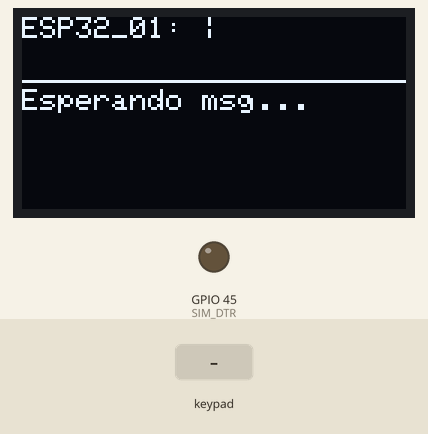
Simulated run of this sketch. Board: ESP32-S3. Shown: 128×64 one-colour display, output pins drawn as LEDs (lit = HIGH). Inputs (shaded band) come from the test bench. Uploads are accepted with an empty reply; what the sketch prints to the serial monitor is not drawn.

Above: at 7.3 s.
7.4 s: keypad keys 1 5 6 5 1 4 D pressed 0.4 s apart
At 8.02 s:
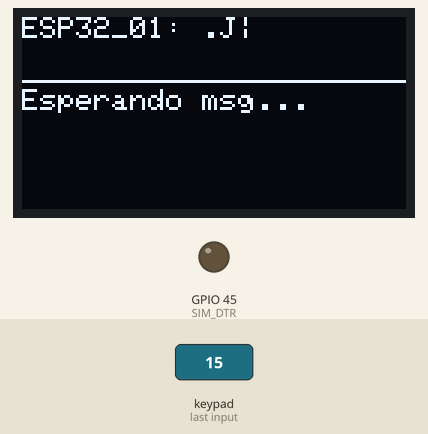
11.7 s: keypad keys 1 3 9 7 2 2 D pressed 0.4 s apart
At 12.33 s:
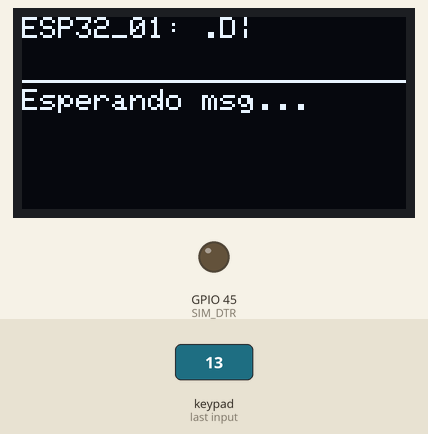
16.0 s: key '2' pressed
At 16.9 s:
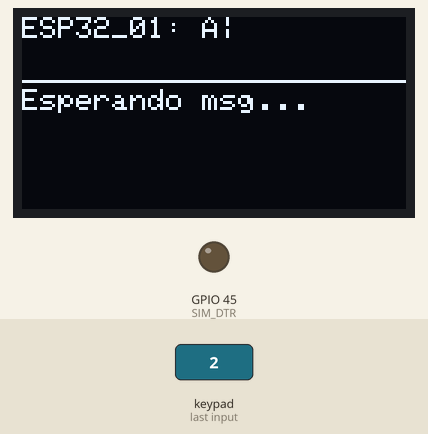
19.0 s: keypad keys 1 6 7 8 9 D pressed 0.4 s apart
At 21.38 s:
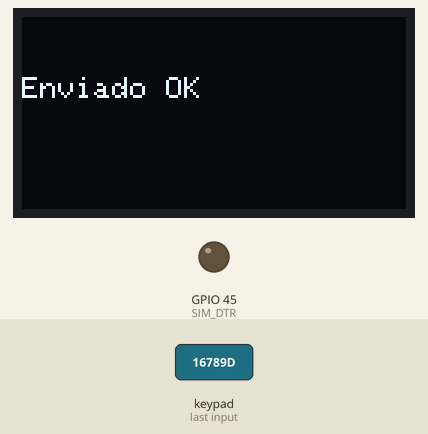
22.9 s: key '3' pressed
At 24.4 s:
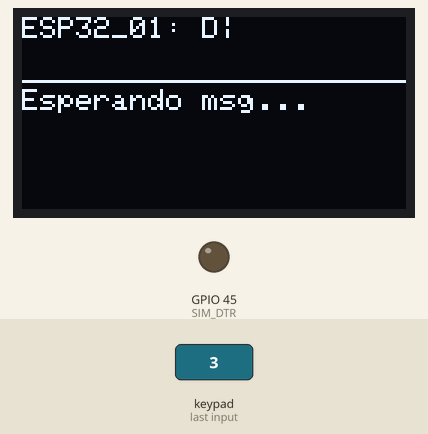
25.9 s: keypad keys 1 5 6 5 1 4 # pressed 0.4 s apart
At 29.6 s:
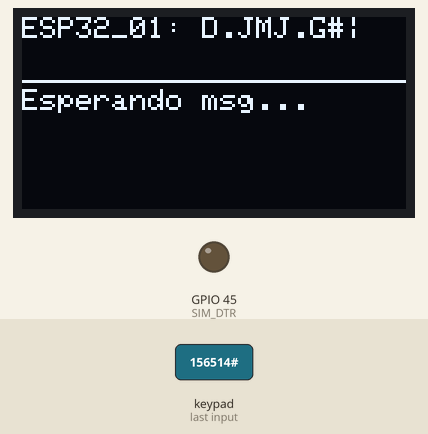
Timing chart, 0 to 31.1 s (numbered marks = the images above; inputs shaded):
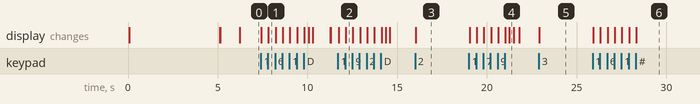

Measured:
- after the input at 7.4 s, the display: first changes at once (image 1 shows a later state)
- after the input at 11.7 s, the display: first changes at once (image 2 shows a later state)
- after the input at 16.0 s, the display: changes at once (image 3)
- after the input at 19.0 s, the display: first changes at once (image 4 shows a later state)
- after the input at 22.9 s, the display: changes at once (image 5)
- after the input at 25.9 s, the display: first changes at once (image 6 shows a later state)

The sketch:

chat_bidireccional_ESP32_01.ino
```cpp
/**
 * ESP32-S3 + SIM7670G — Chat Bidireccional LTE (VERSIÓN FINAL OPTIMIZADA)
 * ======================================================================
 * Optimización clave:
 *   - Lectura SSE por BLOQUES (no byte a byte)
 *   - Poll LTE relajado (120 ms)
 *   - Yield al RTOS → teclado fluido
 *
 * ESTE CÓDIGO ES PARA: ESP32 #1
 */

#define TINY_GSM_MODEM_SIM7600
#define TINY_GSM_RX_BUFFER 2048

#include "display_manager.h"
#include "teclado_manager.h"
#include <TinyGsmClient.h>
#include <ArduinoHttpClient.h>
#include <ArduinoJson.h>

// ───── Pines SIM7670 ─────
#define SIM_RX 17
#define SIM_TX 18
#define SIM_DTR 45
#define MODEM_PWRKEY 4

// ───── Red ─────
const char APN[]       = "internet.comcel.com.co";
const char SERVER[]    = "13.58.175.26";
const int  PORT        = 8000;              // ← CAMBIADO DE 8080 A 8000
const char DEVICE_ID[] = "ESP32_01";        // ← ID DE ESTE ESP32
const char TARGET_ID[] = "ESP32_02";        // ← A QUIÉN LE ENVÍA MENSAJES

#define SSE_CHUNK 256
const unsigned long POLL_SSE_MS     = 100;
const unsigned long SILENCIO_SSE_MS = 45000;

// ───── TinyGSM ─────
HardwareSerial SerialAT(1);
TinyGsm modem(SerialAT);
TinyGsmClient gsmClientTX(modem, 0);
TinyGsmClient gsmClientRX(modem, 1);
HttpClient httpTX(gsmClientTX, SERVER, PORT);

// ───── Estado global ─────
bool lteConectado=false, sseConectado=false;
unsigned long ultimoDatoRX=0, ultimoCheckGPRS=0, ultimoPollSSE=0;
String sseBuffer="";

//══════════════════════════════════════════════════════════════════
// LTE INIT (TU SECUENCIA ORIGINAL)
//══════════════════════════════════════════════════════════════════

void intentarConexionLTE() {
  lteConectado=false;
  displayEstado("Buscando red...", "LTE SIM7670G");

  if (!modem.waitForNetwork(30000L)) {
    displayEstado("Sin señal LTE", "Revisa SIM");
    return;
  }

  if (!modem.gprsConnect(APN,"","")) {
    displayEstado("Error GPRS", APN);
    return;
  }

  lteConectado=true;
  httpTX.setHttpResponseTimeout(15000);
  httpTX.connectionKeepAlive();

  displayEstado("LTE Conectado!", "");
  delay(800);
}

//══════════════════════════════════════════════════════════════════
// SSE
//══════════════════════════════════════════════════════════════════

void conectarSSE() {
  sseConectado=false;
  sseBuffer="";
  if (!gsmClientRX.connect(SERVER, PORT)) return;

  gsmClientRX.print(
    String("GET /subscribe?device_id=") + DEVICE_ID + " HTTP/1.1\r\n" +
    "Host: " + SERVER + "\r\n"
    "Accept: text/event-stream\r\n"
    "Connection: keep-alive\r\n\r\n"
  );

  while(gsmClientRX.available()) {
    if(gsmClientRX.read()=='\n') break;
  }
  sseConectado=true;
  ultimoDatoRX=millis();
}

void desconectarSSE(){ gsmClientRX.stop(); sseConectado=false; }

void procesarLineaSSE(String& linea){
  linea.trim();
  if(!linea.startsWith("data: ")) return;

  StaticJsonDocument<256> doc;
  if(deserializeJson(doc,linea.substring(6))) return;
  if(doc["device_id"]==DEVICE_ID) return;

  displaySetRX(doc["device_id"],doc["payload"]);
}


void leerSSE(){
  if(!sseConectado) return;

  unsigned long ahora=millis();
  if(ahora-ultimoDatoRX>SILENCIO_SSE_MS){

    desconectarSSE();return;

    }

  if(!gsmClientRX.connected()){

    desconectarSSE();return;

  }


  int disponibles=gsmClientRX.available();
  if(disponibles<=0) return;

  uint8_t buffer[SSE_CHUNK];


  int leidos=gsmClientRX.read(buffer,min(disponibles,SSE_CHUNK));


  if(leidos<=0) return;

  ultimoDatoRX=ahora;

  for(int i=0;i<leidos;i++){
    char c=(char)buffer[i];
    sseBuffer+=c;
    if(c=='\n'){procesarLineaSSE(sseBuffer); sseBuffer="";}
  }
}

//══════════════════════════════════════════════════════════════════
// HTTP POST
//══════════════════════════════════════════════════════════════════

bool enviarHTTPPost(const String& payload) {
  // 1. Mostrar feedback inmediato al usuario
  displayEstado("Enviando...", "LTE Network");

  StaticJsonDocument<256> doc;
  doc["device_id"] = DEVICE_ID;
  doc["target_id"] = TARGET_ID;    // A quién va dirigido
  doc["payload"] = payload;
  String body;
  serializeJson(doc, body);

  httpTX.setHttpResponseTimeout(500);

  httpTX.beginRequest();
  httpTX.post("/publish");
  httpTX.sendHeader("Content-Type", "application/json");
  httpTX.sendHeader("Content-Length", body.length());
  httpTX.endRequest();
  httpTX.print(body);


  int statusCode = httpTX.responseStatusCode();
  String response = httpTX.responseBody();

  Serial.println("Enviado "+ body+"    Status code "+ statusCode);

  if (statusCode == 200 or statusCode == 202) {
    displayEstado("Enviado OK", "");
    Serial.println("Enviado");
    delay(200);
    return true;
  } else {
    displayEstado("Error Envío", String(statusCode));
    Serial.println("Error envio"+response+" code"+statusCode);
    return false;
  }
}

//══════════════════════════════════════════════════════════════════
// CALLBACKS TECLADO
//══════════════════════════════════════════════════════════════════

void onTextoChange(const String& txt){ displaySetTX(txt); }

void onMensajeEnviado(const String& txt){
  if(!lteConectado){ intentarConexionLTE(); return; }
  enviarHTTPPost(txt);
  displaySetTX("");
}

//══════════════════════════════════════════════════════════════════
// SETUP
//══════════════════════════════════════════════════════════════════

void setup(){
  Serial.begin(115200);
  setupDisplay();
  displayEstado("Iniciando...","SIM7670G");

  tecladoSetCallbacks(onTextoChange,onMensajeEnviado);

  pinMode(SIM_DTR,OUTPUT);
  digitalWrite(SIM_DTR,LOW);

  SerialAT.begin(115200,SERIAL_8N1,SIM_RX,SIM_TX);
  delay(5000);

  modem.sendAT("AT"); modem.waitResponse();
  modem.sendAT("ATE0"); modem.waitResponse();
  modem.sendAT("AT+CPIN?"); modem.waitResponse();
  modem.sendAT("AT+CGDCONT=1,\"IP\",\""+String(APN)+"\"");
  modem.waitResponse();
  modem.sendAT("AT+CGATT=1"); modem.waitResponse(10000L);

  intentarConexionLTE();
  if(lteConectado) conectarSSE();

  displaySetRX("","");
  displaySetTX("");
}

void loop(){
  tecladoProcesar();

  displayFlush();

  // --- PRIORIDAD 3: RED (CONTROLADA) ---
  static unsigned long cronometroRed = 0;
  // Solo entramos a leer el módem cada 5 s
  if (millis() - cronometroRed > 5000) {
    displayEstado("Leyendo mensajes", "");
    unsigned long tInicio = millis();   // inicio medición

    leerSSE();

    unsigned long tFin = millis();      // fin medición
    Serial.print("leerSSE tardo: "); // cuanto tarda en leer dentro de la funcion
    Serial.print(tFin - tInicio);
    Serial.println(" ms");


    cronometroRed = millis();
    displayFlush();
  }

  // Gestión de reconexión silenciosa
  if (lteConectado && !sseConectado) {
    static unsigned long tRecon = 0;
    if (millis() - tRecon > 8000) { // Aumentamos a 8 seg para no saturar
      tRecon = millis();
      conectarSSE();
    }
  }
}
```

display_manager.h
```cpp
#ifndef DISPLAY_MANAGER_H
#define DISPLAY_MANAGER_H

#include <Wire.h>
#include <Adafruit_GFX.h>
#include <Adafruit_SSD1306.h>

#define SCREEN_WIDTH  128
#define SCREEN_HEIGHT  64
#define OLED_SDA       11
#define OLED_SCL       12

#define ZONA_TX_Y   0
#define ZONA_SEP_Y 21
#define ZONA_RX_Y  24

Adafruit_SSD1306 display(SCREEN_WIDTH, SCREEN_HEIGHT, &Wire, -1);

static String _txActual = "";
static String _rxRemite = "";
static String _rxTexto  = "";
static bool   _oledOk   = false;

// Dirty flag: displaySetTX/RX solo marcan _dirty=true (microsegundos).
// displayFlush() en el loop() es quien hace la transferencia I2C real,
// máximo una vez cada REDRAW_MS. El teclado nunca espera al display.
static bool          _dirty    = false;
const  unsigned long REDRAW_MS = 80;  // ~12 fps, imperceptible para humanos

void setupDisplay() {
  Wire.begin(OLED_SDA, OLED_SCL);
  Wire.setClock(400000);  // Fast mode: reduce la transferencia de ~25ms a ~13ms
  if (!display.begin(SSD1306_SWITCHCAPVCC, 0x3C)) {
    Serial.println(F("[OLED] Error: pantalla no encontrada"));
    _oledOk = false;
    return;
  }
  _oledOk = true;
  display.clearDisplay();
  display.setTextColor(SSD1306_WHITE);
  display.display();
  Serial.println(F("[OLED] OK (I2C 400kHz)"));
}

void _buildFrame() {
  display.clearDisplay();

  // Zona TX
  display.setTextSize(1);
  display.setCursor(0, ZONA_TX_Y);
  display.print(F("ESP32_01: "));
  String txShow = _txActual;
  if (txShow.length() > 18) txShow = txShow.substring(txShow.length() - 18);
  display.print(txShow);
  display.print('|');

  // Separador
  display.drawLine(0, ZONA_SEP_Y, SCREEN_WIDTH - 1, ZONA_SEP_Y, SSD1306_WHITE);

  // Zona RX
  display.setCursor(0, ZONA_RX_Y);
  if (_rxTexto.length() == 0) {
    display.print(F("Esperando msg..."));
  } else {
    display.print(_rxRemite.substring(0, 10));
    display.print(F(": "));
    display.setCursor(0, ZONA_RX_Y + 9);
    String rxTrunc = _rxTexto;
    if (rxTrunc.length() > 80) rxTrunc = rxTrunc.substring(0, 77) + "...";
    display.print(rxTrunc);
  }
}

// Llamar desde loop() — único punto donde se hace I2C real
void displayFlush() {
  if (!_oledOk || !_dirty) return;
  static unsigned long _tFlush = 0;
  if (millis() - _tFlush < REDRAW_MS) return;
  _tFlush = millis();
  _buildFrame();
  display.display();
  _dirty = false;
}

// Solo marca dirty — no bloquea
void displaySetTX(const String& texto) {
  if (texto == _txActual) return;
  _txActual = texto;
  _dirty    = true;
}

// Solo marca dirty — no bloquea
void displaySetRX(const String& remitente, const String& texto) {
  _rxRemite = remitente;
  _rxTexto  = texto;
  _dirty    = true;
}

// Estado de feedback (envio/error) — bloquea brevemente pero ocurre
// solo cuando el usuario acaba de presionar D, no durante escritura
void displayEstado(const String& linea1, const String& linea2 = "") {
  if (!_oledOk) return;
  display.clearDisplay();
  display.setTextSize(1);
  display.setCursor(0, 20);
  display.println(linea1);
  if (linea2.length() > 0) {
    display.setCursor(0, 32);
    display.println(linea2);
  }
  display.display();
  _dirty = true;  // Forzar redibujado de la vista normal al volver
}

#endif // DISPLAY_MANAGER_H
```

teclado_manager.h
```cpp
#ifndef TECLADO_MANAGER_H
#define TECLADO_MANAGER_H

#include <Keypad.h>

// ─────────────────────────────────────────────────────────────────────────────
// Mapa de teclas 4x4
// ─────────────────────────────────────────────────────────────────────────────
const byte ROWS = 4;
const byte COLS = 4;

char keys[ROWS][COLS] = {
  {'1','2','3','A'},
  {'4','5','6','B'},
  {'7','8','9','C'},
  {'*','0','#','D'}
};

byte rowPins[ROWS] = {15, 6, 5, 14}; // R1, R2, R3, R4
byte colPins[COLS] = {16, 7, 8, 9}; // C1, C2, C3, C4

Keypad keypad = Keypad(makeKeymap(keys), rowPins, colPins, ROWS, COLS);

// ─────────────────────────────────────────────────────────────────────────────
// Tabla multi-tap estilo T9
// Índice según tecla:
//   '1'→0  '2'→1  '3'→2  '4'→3  '5'→4  '6'→5
//   '7'→6  '8'→7  '9'→8  '*'→9  '0'→10 '#'→11
// ─────────────────────────────────────────────────────────────────────────────
const char* layout[] = {
  ".,?!1",    // 1
  "ABCabc2",  // 2
  "DEFdef3",  // 3
  "GHIghi4",  // 4
  "JKLjkl5",  // 5
  "MNOmno6",  // 6
  "PQRSpqrs7",// 7
  "TUVtuv8",  // 8
  "WXYZwxyz9",// 9
  "*_-+",    // * → espacio y símbolos
  "0",        // 0 → solo cero
  "#/=$"         // # → solo #  (pero será capturado antes como "borrar todo")
};

// ─────────────────────────────────────────────────────────────────────────────
// Estado multi-tap
// ─────────────────────────────────────────────────────────────────────────────
static String  _mensajeEnCurso  = "";   // Texto acumulado confirmado
static char    _letraEnCurso    = 0;    // Carácter siendo ciclado ahora
static int     _indiceCiclo     = 0;    // Índice dentro del layout de esa tecla
static char    _ultimaTecla     = NO_KEY;
static unsigned long _tUltima   = 0;
const  unsigned long MULTITAP_MS = 900; // ms para confirmar el carácter

// Callback que el .ino debe implementar para notificar cambios al display
// Se declara como puntero de función para no depender de display_manager aquí
typedef void (*OnTextoChange)(const String&);
typedef void (*OnMensajeEnviado)(const String&);

static OnTextoChange    _cbTexto   = nullptr;
static OnMensajeEnviado _cbEnviar  = nullptr;

// ─────────────────────────────────────────────────────────────────────────────
void tecladoSetCallbacks(OnTextoChange cbTexto, OnMensajeEnviado cbEnviar) {
  _cbTexto  = cbTexto;
  _cbEnviar = cbEnviar;
}

// ─────────────────────────────────────────────────────────────────────────────
// Retorna el índice en layout[] para una tecla dada
int _teclaAIndice(char t) {
  if (t >= '1' && t <= '9') return t - '1';       // 0..8
  if (t == '*') return 9;
  if (t == '0') return 10;
  if (t == '#') return 11;
  return -1;  // A, B, C, D u otras → se manejan aparte
}

// ─────────────────────────────────────────────────────────────────────────────
// Confirmar el carácter en ciclo actual y añadirlo al mensaje
void _confirmarLetra() {
  if (_letraEnCurso != 0) {
    _mensajeEnCurso += _letraEnCurso;
    _letraEnCurso = 0;
    _indiceCiclo  = 0;
    _ultimaTecla  = NO_KEY;
    if (_cbTexto) _cbTexto(_mensajeEnCurso);
  }
}

// ─────────────────────────────────────────────────────────────────────────────
// Procesar una tecla leída del keypad (llamar desde loop())
// Retorna true si se debe enviar el mensaje (tecla D pulsada)
bool tecladoProcesar() {
  unsigned long ahora = millis();

  // Confirmar letra si pasó el timeout sin nueva pulsación
  if (_letraEnCurso != 0 && (ahora - _tUltima) > MULTITAP_MS) {
    _confirmarLetra();
  }

  char tecla = keypad.getKey();
  if (tecla == NO_KEY) return false;

  // ── Tecla D: ENVIAR ───────────────────────────────────────────────────────
  if (tecla == 'D') {
    _confirmarLetra();  // Confirmar cualquier letra pendiente
    if (_mensajeEnCurso.length() > 0) {
      String paraEnviar = _mensajeEnCurso;
      _mensajeEnCurso = "";
      _letraEnCurso   = 0;
      if (_cbTexto)   _cbTexto(_mensajeEnCurso);
      if (_cbEnviar)  _cbEnviar(paraEnviar);
    }
    return true;
  }

// ── Tecla A: BACKSPACE (Borrar último carácter) ──────────────────────────
  if (tecla == 'A') {
    if (_letraEnCurso != 0) {
      // Si hay una letra en ciclo (parpadeando), la cancelamos
      _letraEnCurso = 0;
      _indiceCiclo  = 0;
      _ultimaTecla  = NO_KEY;
    } else if (_mensajeEnCurso.length() > 0) {
      // Si no hay letra en ciclo, borramos el último del mensaje confirmado
      _mensajeEnCurso.remove(_mensajeEnCurso.length() - 1);
    }
    if (_cbTexto) _cbTexto(_mensajeEnCurso);
    return false;
  }

  // ── Tecla B: ESPACIO ──────────────────────────────────────────────────────
  if (tecla == 'B') {
    _confirmarLetra(); // Primero fijamos lo que se estaba escribiendo
    _mensajeEnCurso += " "; // Añadimos el espacio
    if (_cbTexto) _cbTexto(_mensajeEnCurso);
    return false;
  }

  // ── Tecla C: BORRAR TODO (Clear) ──────────────────────────────────────────
  if (tecla == 'C') {
    _mensajeEnCurso = "";
    _letraEnCurso   = 0;
    _indiceCiclo    = 0;
    _ultimaTecla    = NO_KEY;
    if (_cbTexto) _cbTexto(_mensajeEnCurso);
    return false;
  }

  // ── Teclas 0-9, * y #: multi-tap ─────────────────────────────────────────────────
  int idx = _teclaAIndice(tecla);
  if (idx < 0) return false;

  const char* opciones = layout[idx];
  int numOpciones = strlen(opciones);

  if (tecla == _ultimaTecla) {
    // Misma tecla → avanzar en el ciclo
    _indiceCiclo = (_indiceCiclo + 1) % numOpciones;
  } else {
    // Tecla diferente → confirmar la anterior y empezar nueva
    _confirmarLetra();
    _indiceCiclo = 0;
  }

  _letraEnCurso = opciones[_indiceCiclo];
  _ultimaTecla  = tecla;
  _tUltima      = ahora;

  // Mostrar preview (texto confirmado + letra en ciclo)
  if (_cbTexto) _cbTexto(_mensajeEnCurso + _letraEnCurso);

  return false;
}

#endif // TECLADO_MANAGER_H
```
